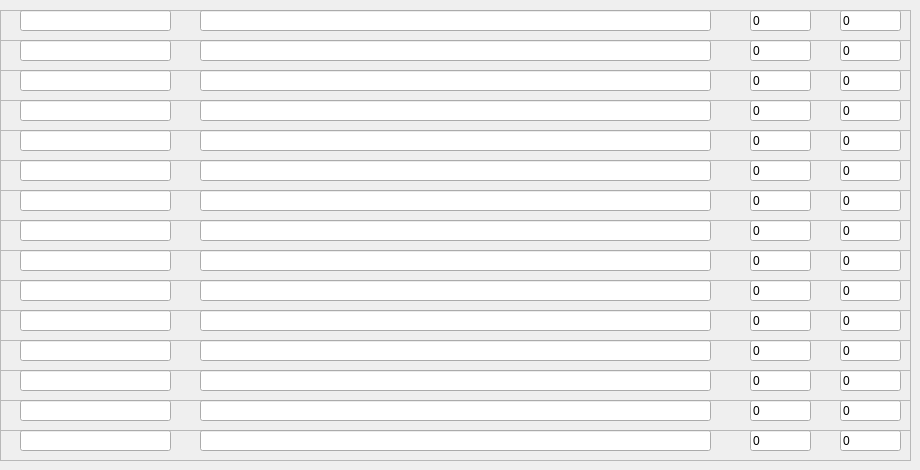
    <widget class="QWidget" name="tab_7">
     <attribute name="title">
      <string>7</string>
     </attribute>
     <widget class="QFrame" name="frame_95">
      <property name="geometry">
       <rect>
        <x>0</x>
        <y>10</y>
        <width>911</width>
        <height>31</height>
       </rect>
      </property>
      <property name="frameShape">
       <enum>QFrame::StyledPanel</enum>
      </property>
      <property name="frameShadow">
       <enum>QFrame::Raised</enum>
      </property>
      <widget class="QLineEdit" name="item_name_95">
       <property name="geometry">
        <rect>
         <x>20</x>
         <y>0</y>
         <width>151</width>
         <height>21</height>
        </rect>
       </property>
       <property name="text">
        <string/>
       </property>
      </widget>
      <widget class="QLineEdit" name="item_reg_95">
       <property name="geometry">
        <rect>
         <x>200</x>
         <y>0</y>
         <width>511</width>
         <height>21</height>
        </rect>
       </property>
       <property name="text">
        <string/>
       </property>
      </widget>
      <widget class="QLineEdit" name="item_index_95">
       <property name="geometry">
        <rect>
         <x>750</x>
         <y>0</y>
         <width>61</width>
         <height>21</height>
        </rect>
       </property>
       <property name="text">
        <string>0</string>
       </property>
      </widget>
      <widget class="QLineEdit" name="item_skip_95">
       <property name="geometry">
        <rect>
         <x>840</x>
         <y>0</y>
         <width>61</width>
         <height>21</height>
        </rect>
       </property>
       <property name="text">
        <string>0</string>
       </property>
      </widget>
     </widget>
     <widget class="QFrame" name="frame_96">
      <property name="geometry">
       <rect>
        <x>0</x>
        <y>40</y>
        <width>911</width>
        <height>31</height>
       </rect>
      </property>
      <property name="frameShape">
       <enum>QFrame::StyledPanel</enum>
      </property>
      <property name="frameShadow">
       <enum>QFrame::Raised</enum>
      </property>
      <widget class="QLineEdit" name="item_name_96">
       <property name="geometry">
        <rect>
         <x>20</x>
         <y>0</y>
         <width>151</width>
         <height>21</height>
        </rect>
       </property>
       <property name="text">
        <string/>
       </property>
      </widget>
      <widget class="QLineEdit" name="item_reg_96">
       <property name="geometry">
        <rect>
         <x>200</x>
         <y>0</y>
         <width>511</width>
         <height>21</height>
        </rect>
       </property>
       <property name="text">
        <string/>
       </property>
      </widget>
      <widget class="QLineEdit" name="item_index_96">
       <property name="geometry">
        <rect>
         <x>750</x>
         <y>0</y>
         <width>61</width>
         <height>21</height>
        </rect>
       </property>
       <property name="text">
        <string>0</string>
       </property>
      </widget>
      <widget class="QLineEdit" name="item_skip_96">
       <property name="geometry">
        <rect>
         <x>840</x>
         <y>0</y>
         <width>61</width>
         <height>21</height>
        </rect>
       </property>
       <property name="text">
        <string>0</string>
       </property>
      </widget>
     </widget>
     <widget class="QFrame" name="frame_97">
      <property name="geometry">
       <rect>
        <x>0</x>
        <y>70</y>
        <width>911</width>
        <height>31</height>
       </rect>
      </property>
      <property name="frameShape">
       <enum>QFrame::StyledPanel</enum>
      </property>
      <property name="frameShadow">
       <enum>QFrame::Raised</enum>
      </property>
      <widget class="QLineEdit" name="item_name_97">
       <property name="geometry">
        <rect>
         <x>20</x>
         <y>0</y>
         <width>151</width>
         <height>21</height>
        </rect>
       </property>
       <property name="text">
        <string/>
       </property>
      </widget>
      <widget class="QLineEdit" name="item_reg_97">
       <property name="geometry">
        <rect>
         <x>200</x>
         <y>0</y>
         <width>511</width>
         <height>21</height>
        </rect>
       </property>
       <property name="text">
        <string/>
       </property>
      </widget>
      <widget class="QLineEdit" name="item_index_97">
       <property name="geometry">
        <rect>
         <x>750</x>
         <y>0</y>
         <width>61</width>
         <height>21</height>
        </rect>
       </property>
       <property name="text">
        <string>0</string>
       </property>
      </widget>
      <widget class="QLineEdit" name="item_skip_97">
       <property name="geometry">
        <rect>
         <x>840</x>
         <y>0</y>
         <width>61</width>
         <height>21</height>
        </rect>
       </property>
       <property name="text">
        <string>0</string>
       </property>
      </widget>
     </widget>
     <widget class="QFrame" name="frame_98">
      <property name="geometry">
       <rect>
        <x>0</x>
        <y>100</y>
        <width>911</width>
        <height>31</height>
       </rect>
      </property>
      <property name="frameShape">
       <enum>QFrame::StyledPanel</enum>
      </property>
      <property name="frameShadow">
       <enum>QFrame::Raised</enum>
      </property>
      <widget class="QLineEdit" name="item_name_98">
       <property name="geometry">
        <rect>
         <x>20</x>
         <y>0</y>
         <width>151</width>
         <height>21</height>
        </rect>
       </property>
       <property name="text">
        <string/>
       </property>
      </widget>
      <widget class="QLineEdit" name="item_reg_98">
       <property name="geometry">
        <rect>
         <x>200</x>
         <y>0</y>
         <width>511</width>
         <height>21</height>
        </rect>
       </property>
       <property name="text">
        <string/>
       </property>
      </widget>
      <widget class="QLineEdit" name="item_index_98">
       <property name="geometry">
        <rect>
         <x>750</x>
         <y>0</y>
         <width>61</width>
         <height>21</height>
        </rect>
       </property>
       <property name="text">
        <string>0</string>
       </property>
      </widget>
      <widget class="QLineEdit" name="item_skip_98">
       <property name="geometry">
        <rect>
         <x>840</x>
         <y>0</y>
         <width>61</width>
         <height>21</height>
        </rect>
       </property>
       <property name="text">
        <string>0</string>
       </property>
      </widget>
     </widget>
     <widget class="QFrame" name="frame_99">
      <property name="geometry">
       <rect>
        <x>0</x>
        <y>130</y>
        <width>911</width>
        <height>31</height>
       </rect>
      </property>
      <property name="frameShape">
       <enum>QFrame::StyledPanel</enum>
      </property>
      <property name="frameShadow">
       <enum>QFrame::Raised</enum>
      </property>
      <widget class="QLineEdit" name="item_name_99">
       <property name="geometry">
        <rect>
         <x>20</x>
         <y>0</y>
         <width>151</width>
         <height>21</height>
        </rect>
       </property>
       <property name="text">
        <string/>
       </property>
      </widget>
      <widget class="QLineEdit" name="item_reg_99">
       <property name="geometry">
        <rect>
         <x>200</x>
         <y>0</y>
         <width>511</width>
         <height>21</height>
        </rect>
       </property>
       <property name="text">
        <string/>
       </property>
      </widget>
      <widget class="QLineEdit" name="item_index_99">
       <property name="geometry">
        <rect>
         <x>750</x>
         <y>0</y>
         <width>61</width>
         <height>21</height>
        </rect>
       </property>
       <property name="text">
        <string>0</string>
       </property>
      </widget>
      <widget class="QLineEdit" name="item_skip_99">
       <property name="geometry">
        <rect>
         <x>840</x>
         <y>0</y>
         <width>61</width>
         <height>21</height>
        </rect>
       </property>
       <property name="text">
        <string>0</string>
       </property>
      </widget>
     </widget>
     <widget class="QFrame" name="frame_100">
      <property name="geometry">
       <rect>
        <x>0</x>
        <y>160</y>
        <width>911</width>
        <height>31</height>
       </rect>
      </property>
      <property name="frameShape">
       <enum>QFrame::StyledPanel</enum>
      </property>
      <property name="frameShadow">
       <enum>QFrame::Raised</enum>
      </property>
      <widget class="QLineEdit" name="item_name_100">
       <property name="geometry">
        <rect>
         <x>20</x>
         <y>0</y>
         <width>151</width>
         <height>21</height>
        </rect>
       </property>
       <property name="text">
        <string/>
       </property>
      </widget>
      <widget class="QLineEdit" name="item_reg_100">
       <property name="geometry">
        <rect>
         <x>200</x>
         <y>0</y>
         <width>511</width>
         <height>21</height>
        </rect>
       </property>
       <property name="text">
        <string/>
       </property>
      </widget>
      <widget class="QLineEdit" name="item_index_100">
       <property name="geometry">
        <rect>
         <x>750</x>
         <y>0</y>
         <width>61</width>
         <height>21</height>
        </rect>
       </property>
       <property name="text">
        <string>0</string>
       </property>
      </widget>
      <widget class="QLineEdit" name="item_skip_100">
       <property name="geometry">
        <rect>
         <x>840</x>
         <y>0</y>
         <width>61</width>
         <height>21</height>
        </rect>
       </property>
       <property name="text">
        <string>0</string>
       </property>
      </widget>
     </widget>
     <widget class="QFrame" name="frame_101">
      <property name="geometry">
       <rect>
        <x>0</x>
        <y>190</y>
        <width>911</width>
        <height>31</height>
       </rect>
      </property>
      <property name="frameShape">
       <enum>QFrame::StyledPanel</enum>
      </property>
      <property name="frameShadow">
       <enum>QFrame::Raised</enum>
      </property>
      <widget class="QLineEdit" name="item_name_101">
       <property name="geometry">
        <rect>
         <x>20</x>
         <y>0</y>
         <width>151</width>
         <height>21</height>
        </rect>
       </property>
       <property name="text">
        <string/>
       </property>
      </widget>
      <widget class="QLineEdit" name="item_reg_101">
       <property name="geometry">
        <rect>
         <x>200</x>
         <y>0</y>
         <width>511</width>
         <height>21</height>
        </rect>
       </property>
       <property name="text">
        <string/>
       </property>
      </widget>
      <widget class="QLineEdit" name="item_index_101">
       <property name="geometry">
        <rect>
         <x>750</x>
         <y>0</y>
         <width>61</width>
         <height>21</height>
        </rect>
       </property>
       <property name="text">
        <string>0</string>
       </property>
      </widget>
      <widget class="QLineEdit" name="item_skip_101">
       <property name="geometry">
        <rect>
         <x>840</x>
         <y>0</y>
         <width>61</width>
         <height>21</height>
        </rect>
       </property>
       <property name="text">
        <string>0</string>
       </property>
      </widget>
     </widget>
     <widget class="QFrame" name="frame_102">
      <property name="geometry">
       <rect>
        <x>0</x>
        <y>220</y>
        <width>911</width>
        <height>31</height>
       </rect>
      </property>
      <property name="frameShape">
       <enum>QFrame::StyledPanel</enum>
      </property>
      <property name="frameShadow">
       <enum>QFrame::Raised</enum>
      </property>
      <widget class="QLineEdit" name="item_name_102">
       <property name="geometry">
        <rect>
         <x>20</x>
         <y>0</y>
         <width>151</width>
         <height>21</height>
        </rect>
       </property>
       <property name="text">
        <string/>
       </property>
      </widget>
      <widget class="QLineEdit" name="item_reg_102">
       <property name="geometry">
        <rect>
         <x>200</x>
         <y>0</y>
         <width>511</width>
         <height>21</height>
        </rect>
       </property>
       <property name="text">
        <string/>
       </property>
      </widget>
      <widget class="QLineEdit" name="item_index_102">
       <property name="geometry">
        <rect>
         <x>750</x>
         <y>0</y>
         <width>61</width>
         <height>21</height>
        </rect>
       </property>
       <property name="text">
        <string>0</string>
       </property>
      </widget>
      <widget class="QLineEdit" name="item_skip_102">
       <property name="geometry">
        <rect>
         <x>840</x>
         <y>0</y>
         <width>61</width>
         <height>21</height>
        </rect>
       </property>
       <property name="text">
        <string>0</string>
       </property>
      </widget>
     </widget>
     <widget class="QFrame" name="frame_103">
      <property name="geometry">
       <rect>
        <x>0</x>
        <y>250</y>
        <width>911</width>
        <height>31</height>
       </rect>
      </property>
      <property name="frameShape">
       <enum>QFrame::StyledPanel</enum>
      </property>
      <property name="frameShadow">
       <enum>QFrame::Raised</enum>
      </property>
      <widget class="QLineEdit" name="item_name_103">
       <property name="geometry">
        <rect>
         <x>20</x>
         <y>0</y>
         <width>151</width>
         <height>21</height>
        </rect>
       </property>
       <property name="text">
        <string/>
       </property>
      </widget>
      <widget class="QLineEdit" name="item_reg_103">
       <property name="geometry">
        <rect>
         <x>200</x>
         <y>0</y>
         <width>511</width>
         <height>21</height>
        </rect>
       </property>
       <property name="text">
        <string/>
       </property>
      </widget>
      <widget class="QLineEdit" name="item_index_103">
       <property name="geometry">
        <rect>
         <x>750</x>
         <y>0</y>
         <width>61</width>
         <height>21</height>
        </rect>
       </property>
       <property name="text">
        <string>0</string>
       </property>
      </widget>
      <widget class="QLineEdit" name="item_skip_103">
       <property name="geometry">
        <rect>
         <x>840</x>
         <y>0</y>
         <width>61</width>
         <height>21</height>
        </rect>
       </property>
       <property name="text">
        <string>0</string>
       </property>
      </widget>
     </widget>
     <widget class="QFrame" name="frame_104">
      <property name="geometry">
       <rect>
        <x>0</x>
        <y>280</y>
        <width>911</width>
        <height>31</height>
       </rect>
      </property>
      <property name="frameShape">
       <enum>QFrame::StyledPanel</enum>
      </property>
      <property name="frameShadow">
       <enum>QFrame::Raised</enum>
      </property>
      <widget class="QLineEdit" name="item_name_104">
       <property name="geometry">
        <rect>
         <x>20</x>
         <y>0</y>
         <width>151</width>
         <height>21</height>
        </rect>
       </property>
       <property name="text">
        <string/>
       </property>
      </widget>
      <widget class="QLineEdit" name="item_reg_104">
       <property name="geometry">
        <rect>
         <x>200</x>
         <y>0</y>
         <width>511</width>
         <height>21</height>
        </rect>
       </property>
       <property name="text">
        <string/>
       </property>
      </widget>
      <widget class="QLineEdit" name="item_index_104">
       <property name="geometry">
        <rect>
         <x>750</x>
         <y>0</y>
         <width>61</width>
         <height>21</height>
        </rect>
       </property>
       <property name="text">
        <string>0</string>
       </property>
      </widget>
      <widget class="QLineEdit" name="item_skip_104">
       <property name="geometry">
        <rect>
         <x>840</x>
         <y>0</y>
         <width>61</width>
         <height>21</height>
        </rect>
       </property>
       <property name="text">
        <string>0</string>
       </property>
      </widget>
     </widget>
     <widget class="QFrame" name="frame_105">
      <property name="geometry">
       <rect>
        <x>0</x>
        <y>310</y>
        <width>911</width>
        <height>31</height>
       </rect>
      </property>
      <property name="frameShape">
       <enum>QFrame::StyledPanel</enum>
      </property>
      <property name="frameShadow">
       <enum>QFrame::Raised</enum>
      </property>
      <widget class="QLineEdit" name="item_name_105">
       <property name="geometry">
        <rect>
         <x>20</x>
         <y>0</y>
         <width>151</width>
         <height>21</height>
        </rect>
       </property>
       <property name="text">
        <string/>
       </property>
      </widget>
      <widget class="QLineEdit" name="item_reg_105">
       <property name="geometry">
        <rect>
         <x>200</x>
         <y>0</y>
         <width>511</width>
         <height>21</height>
        </rect>
       </property>
       <property name="text">
        <string/>
       </property>
      </widget>
      <widget class="QLineEdit" name="item_index_105">
       <property name="geometry">
        <rect>
         <x>750</x>
         <y>0</y>
         <width>61</width>
         <height>21</height>
        </rect>
       </property>
       <property name="text">
        <string>0</string>
       </property>
      </widget>
      <widget class="QLineEdit" name="item_skip_105">
       <property name="geometry">
        <rect>
         <x>840</x>
         <y>0</y>
         <width>61</width>
         <height>21</height>
        </rect>
       </property>
       <property name="text">
        <string>0</string>
       </property>
      </widget>
     </widget>
     <widget class="QFrame" name="frame_106">
      <property name="geometry">
       <rect>
        <x>0</x>
        <y>340</y>
        <width>911</width>
        <height>31</height>
       </rect>
      </property>
      <property name="frameShape">
       <enum>QFrame::StyledPanel</enum>
      </property>
      <property name="frameShadow">
       <enum>QFrame::Raised</enum>
      </property>
      <widget class="QLineEdit" name="item_name_106">
       <property name="geometry">
        <rect>
         <x>20</x>
         <y>0</y>
         <width>151</width>
         <height>21</height>
        </rect>
       </property>
       <property name="text">
        <string/>
       </property>
      </widget>
      <widget class="QLineEdit" name="item_reg_106">
       <property name="geometry">
        <rect>
         <x>200</x>
         <y>0</y>
         <width>511</width>
         <height>21</height>
        </rect>
       </property>
       <property name="text">
        <string/>
       </property>
      </widget>
      <widget class="QLineEdit" name="item_index_106">
       <property name="geometry">
        <rect>
         <x>750</x>
         <y>0</y>
         <width>61</width>
         <height>21</height>
        </rect>
       </property>
       <property name="text">
        <string>0</string>
       </property>
      </widget>
      <widget class="QLineEdit" name="item_skip_106">
       <property name="geometry">
        <rect>
         <x>840</x>
         <y>0</y>
         <width>61</width>
         <height>21</height>
        </rect>
       </property>
       <property name="text">
        <string>0</string>
       </property>
      </widget>
     </widget>
     <widget class="QFrame" name="frame_107">
      <property name="geometry">
       <rect>
        <x>0</x>
        <y>370</y>
        <width>911</width>
        <height>31</height>
       </rect>
      </property>
      <property name="frameShape">
       <enum>QFrame::StyledPanel</enum>
      </property>
      <property name="frameShadow">
       <enum>QFrame::Raised</enum>
      </property>
      <widget class="QLineEdit" name="item_name_107">
       <property name="geometry">
        <rect>
         <x>20</x>
         <y>0</y>
         <width>151</width>
         <height>21</height>
        </rect>
       </property>
       <property name="text">
        <string/>
       </property>
      </widget>
      <widget class="QLineEdit" name="item_reg_107">
       <property name="geometry">
        <rect>
         <x>200</x>
         <y>0</y>
         <width>511</width>
         <height>21</height>
        </rect>
       </property>
       <property name="text">
        <string/>
       </property>
      </widget>
      <widget class="QLineEdit" name="item_index_107">
       <property name="geometry">
        <rect>
         <x>750</x>
         <y>0</y>
         <width>61</width>
         <height>21</height>
        </rect>
       </property>
       <property name="text">
        <string>0</string>
       </property>
      </widget>
      <widget class="QLineEdit" name="item_skip_107">
       <property name="geometry">
        <rect>
         <x>840</x>
         <y>0</y>
         <width>61</width>
         <height>21</height>
        </rect>
       </property>
       <property name="text">
        <string>0</string>
       </property>
      </widget>
     </widget>
     <widget class="QFrame" name="frame_108">
      <property name="geometry">
       <rect>
        <x>0</x>
        <y>400</y>
        <width>911</width>
        <height>31</height>
       </rect>
      </property>
      <property name="frameShape">
       <enum>QFrame::StyledPanel</enum>
      </property>
      <property name="frameShadow">
       <enum>QFrame::Raised</enum>
      </property>
      <widget class="QLineEdit" name="item_name_108">
       <property name="geometry">
        <rect>
         <x>20</x>
         <y>0</y>
         <width>151</width>
         <height>21</height>
        </rect>
       </property>
       <property name="text">
        <string/>
       </property>
      </widget>
      <widget class="QLineEdit" name="item_reg_108">
       <property name="geometry">
        <rect>
         <x>200</x>
         <y>0</y>
         <width>511</width>
         <height>21</height>
        </rect>
       </property>
       <property name="text">
        <string/>
       </property>
      </widget>
      <widget class="QLineEdit" name="item_index_108">
       <property name="geometry">
        <rect>
         <x>750</x>
         <y>0</y>
         <width>61</width>
         <height>21</height>
        </rect>
       </property>
       <property name="text">
        <string>0</string>
       </property>
      </widget>
      <widget class="QLineEdit" name="item_skip_108">
       <property name="geometry">
        <rect>
         <x>840</x>
         <y>0</y>
         <width>61</width>
         <height>21</height>
        </rect>
       </property>
       <property name="text">
        <string>0</string>
       </property>
      </widget>
     </widget>
     <widget class="QFrame" name="frame_109">
      <property name="geometry">
       <rect>
        <x>0</x>
        <y>430</y>
        <width>911</width>
        <height>31</height>
       </rect>
      </property>
      <property name="frameShape">
       <enum>QFrame::StyledPanel</enum>
      </property>
      <property name="frameShadow">
       <enum>QFrame::Raised</enum>
      </property>
      <widget class="QLineEdit" name="item_name_109">
       <property name="geometry">
        <rect>
         <x>20</x>
         <y>0</y>
         <width>151</width>
         <height>21</height>
        </rect>
       </property>
       <property name="text">
        <string/>
       </property>
      </widget>
      <widget class="QLineEdit" name="item_reg_109">
       <property name="geometry">
        <rect>
         <x>200</x>
         <y>0</y>
         <width>511</width>
         <height>21</height>
        </rect>
       </property>
       <property name="text">
        <string/>
       </property>
      </widget>
      <widget class="QLineEdit" name="item_index_109">
       <property name="geometry">
        <rect>
         <x>750</x>
         <y>0</y>
         <width>61</width>
         <height>21</height>
        </rect>
       </property>
       <property name="text">
        <string>0</string>
       </property>
      </widget>
      <widget class="QLineEdit" name="item_skip_109">
       <property name="geometry">
        <rect>
         <x>840</x>
         <y>0</y>
         <width>61</width>
         <height>21</height>
        </rect>
       </property>
       <property name="text">
        <string>0</string>
       </property>
      </widget>
     </widget>
    </widget>
